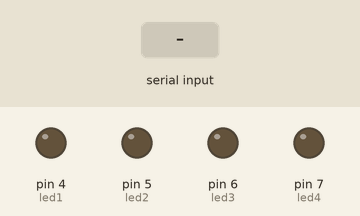
Simulated run of this sketch. Board: Arduino Uno, built with avr-gcc and run on an emulated ATmega328P. Shown: output pins drawn as LEDs (lit = HIGH). Inputs (shaded band) come from the test bench.

Above: at 1.2 s.
1.3 s: "a" received over Serial
At 2.1 s:
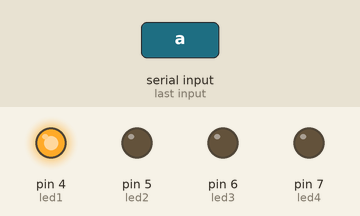
2.8 s: "c" received over Serial
At 3.3 s:
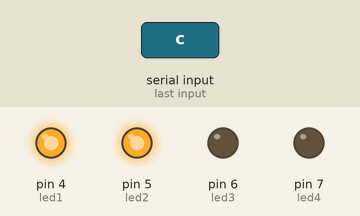
4.3 s: "b" received over Serial
At 5.5 s:
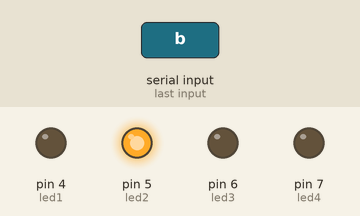
5.8 s: "e" received over Serial
At 6.8 s:
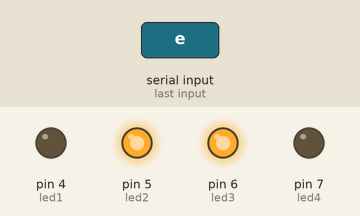
7.3 s: "d" received over Serial
At 7.9 s:
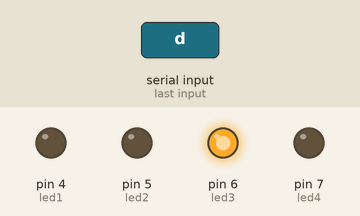
8.8 s: "g" received over Serial
At 10.2 s:
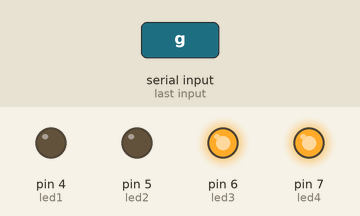
Timing chart, 0 to 11.3 s (numbered marks = the images above; inputs shaded):
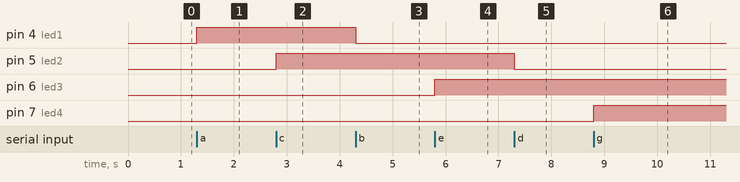

The sketch:

tweettree.ino
```cpp
// (licence header left out)
int sentDat;
int led1 = 4;

int led2 = 5;

int led3 = 6;

int led4 = 7;

void setup() {
  Serial.begin(9600);
  pinMode(led1, OUTPUT);
  pinMode(led2, OUTPUT);
  pinMode(led3, OUTPUT);
  pinMode(led4, OUTPUT);
}

void loop() {
  if (Serial.available() > 0) {
	sentDat = Serial.read();

        //red control
	if(sentDat == 'a'){
  	  digitalWrite(led1, HIGH);
	}else if(sentDat == 'b'){
  	  digitalWrite(led1, LOW);
	}


        //red control
	if(sentDat == 'c'){
  	  digitalWrite(led2, HIGH);
	}else if(sentDat == 'd'){
  	  digitalWrite(led2, LOW);
	}


        //red control
	if(sentDat == 'e'){
  	  digitalWrite(led3, HIGH);
	}else if(sentDat == 'f'){
  	  digitalWrite(led3, LOW);
	}


        //red control
	if(sentDat == 'g'){
  	  digitalWrite(led4, HIGH);
	}else if(sentDat == 'h'){
  	  digitalWrite(led4, LOW);
	}

  }
}
```

Measured:
- after the input at 1.3 s, pin 4 (led1): LOW → HIGH at once
- after the input at 2.8 s, pin 5 (led2): LOW → HIGH at once
- after the input at 4.3 s, pin 4 (led1): HIGH → LOW at once
- after the input at 5.8 s, pin 6 (led3): LOW → HIGH at once
- after the input at 7.3 s, pin 5 (led2): HIGH → LOW at once
- after the input at 8.8 s, pin 7 (led4): LOW → HIGH at once
